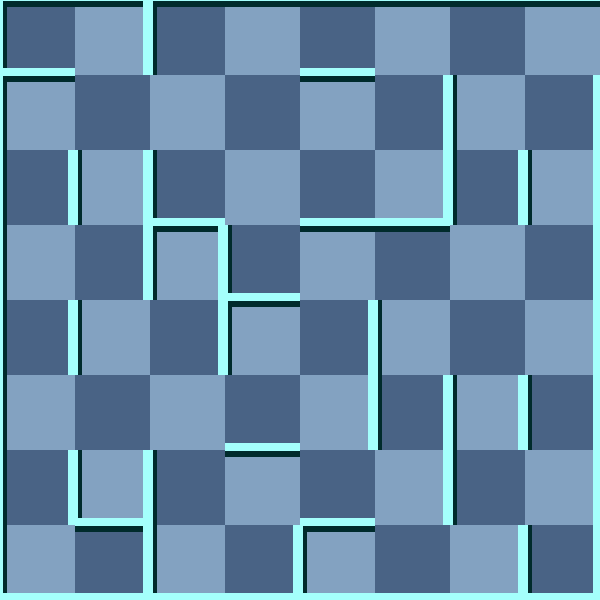

Below is a game level as drawn by its tile map, then a one-line description and the .tmx that defines it (tile-layer data replaced by summaries):
An orthogonal 8x8 tile map with 75x75 px tiles, 2 tile layers (background, 块层 1) and 6 objects (Exit, RedMummy, Key, Door, Trap, ...).

<map version="1.0" orientation="orthogonal" width="8" height="8" tilewidth="75" tileheight="75">
 <tileset firstgid="1" name="wall" tilewidth="75" tileheight="75">
  <image source="gfx/wall.png" width="300" height="375" />
  <tile id="0">
   <properties>
    <property name="ValOfWall" value="0" />
   </properties>
  </tile>
  <tile id="1">
   <properties>
    <property name="ValOfWall" value="1" />
   </properties>
  </tile>
  <tile id="2">
   <properties>
    <property name="ValOfWall" value="2" />
   </properties>
  </tile>
  <tile id="3">
   <properties>
    <property name="ValOfWall" value="3" />
   </properties>
  </tile>
  <tile id="4">
   <properties>
    <property name="ValOfWall" value="4" />
   </properties>
  </tile>
  <tile id="5">
   <properties>
    <property name="ValOfWall" value="5" />
   </properties>
  </tile>
  <tile id="6">
   <properties>
    <property name="ValOfWall" value="6" />
   </properties>
  </tile>
  <tile id="7">
   <properties>
    <property name="ValOfWall" value="7" />
   </properties>
  </tile>
  <tile id="8">
   <properties>
    <property name="ValOfWall" value="8" />
   </properties>
  </tile>
  <tile id="9">
   <properties>
    <property name="ValOfWall" value="9" />
   </properties>
  </tile>
  <tile id="10">
   <properties>
    <property name="ValOfWall" value="10" />
   </properties>
  </tile>
  <tile id="11">
   <properties>
    <property name="ValOfWall" value="11" />
   </properties>
  </tile>
  <tile id="12">
   <properties>
    <property name="ValOfWall" value="12" />
   </properties>
  </tile>
  <tile id="13">
   <properties>
    <property name="ValOfWall" value="13" />
   </properties>
  </tile>
  <tile id="14">
   <properties>
    <property name="ValOfWall" value="14" />
   </properties>
  </tile>
  <tile id="15">
   <properties>
    <property name="ValOfWall" value="15" />
   </properties>
  </tile>
  <tile id="18">
   <properties>
    <property name="ValOfWall" value="-1" />
   </properties>
  </tile>
 </tileset>
 <layer name="background" width="8" height="8">
  <data>[64 cells, 64 non-empty, 2 distinct tile ids]</data>
 </layer>
 <layer name="块层 1" width="8" height="8">
  <data>[64 cells, 64 non-empty, 15 distinct tile ids]</data>
 </layer>
 <objectgroup name="对象层 1" width="8" height="8">
  <object name="Exit" x="600" y="0" />
  <object name="RedMummy" x="525" y="450">
   <properties>
    <property name="value" value="21" />
   </properties>
  </object>
  <object name="Key" x="375" y="450">
   <properties>
    <property name="value" value="12" />
   </properties>
  </object>
  <object name="Door" x="300" y="450">
   <properties>
    <property name="direction" value="2" />
    <property name="value" value="15" />
   </properties>
  </object>
  <object name="Trap" x="225" y="225">
   <properties>
    <property name="value" value="13" />
   </properties>
  </object>
  <object name="Player" x="450" y="150">
   <properties>
    <property name="value" value="1" />
   </properties>
  </object>
 </objectgroup>
</map>
